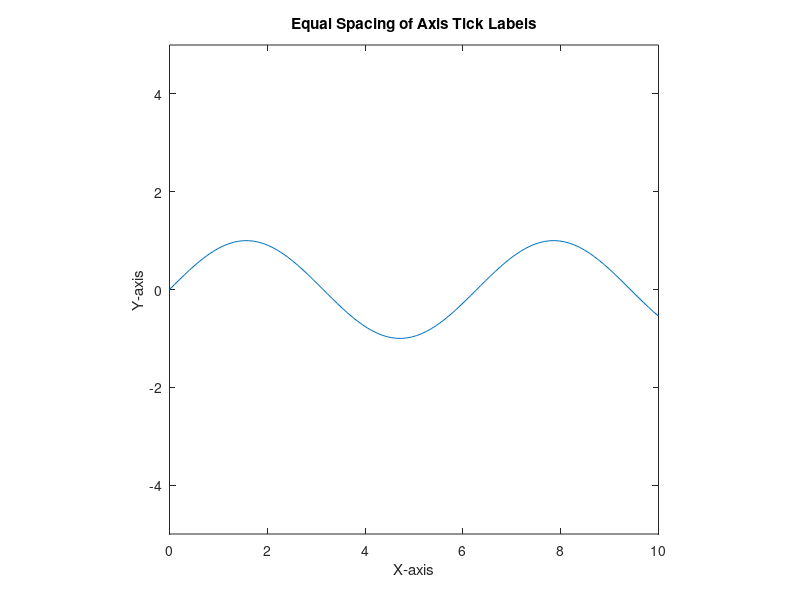

This chart was generated by the following MATLAB code: (Note: this script raises an error after producing the figure.)
% Sample data
x = linspace(0, 10, 100);
y = sin(x);

% Plot the data
figure;
plot(x, y);
xlabel('X-axis');
ylabel('Y-axis');
title('Equal Spacing of Axis Tick Labels');

% Ensure the tick label spacing is the same on both axes
axis equal;

% Optionally, adjust the aspect ratio of the plot if needed
pbaspect([1 1 1]);

% Adjust the axes properties to ensure equal tick spacing
ax = gca;
ax.DataAspectRatio = [1 1 1];

% Display the figure
grid on;
